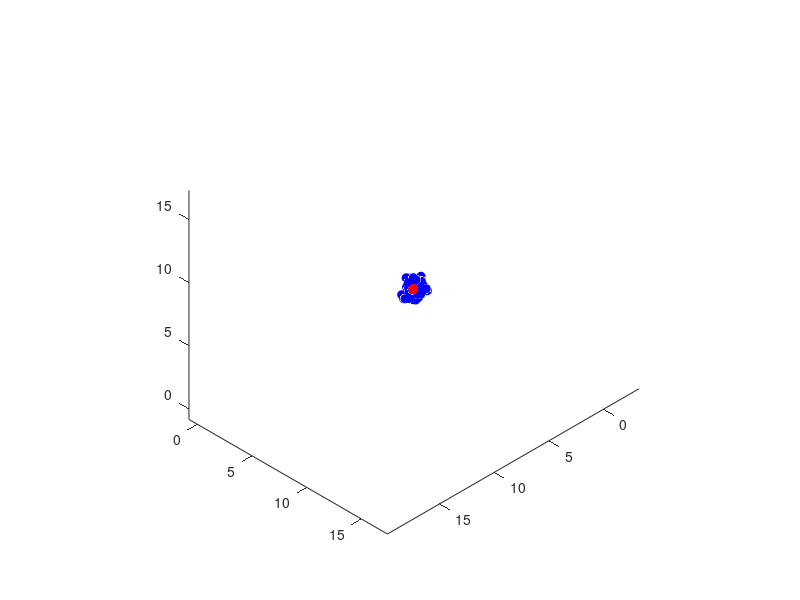

Here is the MATLAB script that generated this plot: (Note: this script raises an error after producing the figure.)
% ACA with full pivoting and SVD: reconstruction of potential 

clear variables, close all

% number of sources
N = 100;
% number of targets
M = 200;

% radius of sources
R0 = 1;
% inner radius of targets
R1 = 0;
% outer radius of targets
R2 = 10;

% desired tolerance
eps = logspace(-1,-10,10);

% source points
r = R0*rand(N,1);
theta = pi*rand(N,1);
phi = 2*pi*rand(N,1);
P = [r.*sin(theta).*cos(phi) r.*sin(theta).*sin(phi) r.*cos(theta)];

% charges
q = ones(N,1);

% target points
s = sqrt(3)*linspace(R1,max(R2),M)';
Q = [s s s];

% plot
h1 = figure; hold on, axis equal, view([1 1 1])
plot3(P(:,1),P(:,2),P(:,3),'o','MarkerSize',6,'MarkerEdgeColor','b','MarkerFaceColor','b');
plot3(Q(:,1),Q(:,2),Q(:,3),'o','MarkerSize',6,'MarkerEdgeColor','r','MarkerFaceColor','r');

% calculate 1/r matrix (assume point charge q = 1)
D = distance(Q,P);
% kernel matrix K
K = 1./D;

% exact potential
tic
Vex = K*q;
toc
% norm of K
normK2 = norm(K,'fro')^2;
h2 = figure; hold on
%plot(1:M,Vex,'r')

for i = 1:length(eps)
    % initialization
    R = K;
    err = 1;
    
    U = [];
    V = [];
    while err > eps(i)
        % find pivot
        [maxK,imaxR] = max(R(:));
        [imax,jmax] = ind2sub(size(K),imaxR);
        % normalizing constant
        gamma = 1./R(imaxR);
        % new functions
        u = gamma*R(:,jmax);
        v = R(imax,:);
        % new residual
        R = R-u*v;
        % new approximation
        U = [U u];
        V = [V; v];
        normR = norm(R,'fro');
        err = normR/normK2;
    end
    nr1(i) = size(U,2);
    
    tic
    [QU,RU] = qr(U);
    [QV,RV] = qr(V');
    [UU,SS,VV] = svd(RU*RV');
    sigma = diag(SS);
    sigma2 = sort(sigma).^2;
    normrKr2 = cumsum(sigma2);
    
    ir = find(normrKr2 <= eps(i)^2*normK2,1,'last');
    r = length(sigma)-ir+1;
    
    nr2(i) = r;
    Vr(:,i) = UU(:,1:r)*(SS(1:r,1:r)*(VV(:,1:r)'*q));
    toc
end
plot(sqrt(sum(Q.^2,2)),log10(abs(Vr-repmat(Vex,1,length(eps)))./repmat(Vex,1,length(eps))))
xlabel('curvilinear coordinate');
ylabel('log10 of relative error on potential');
legendCell = cellstr(num2str([eps' nr1' nr2'], 'eps = %5.0e, r1 = %-d, r2 = %-d'));
legend(legendCell);
figuresetup(h2);
